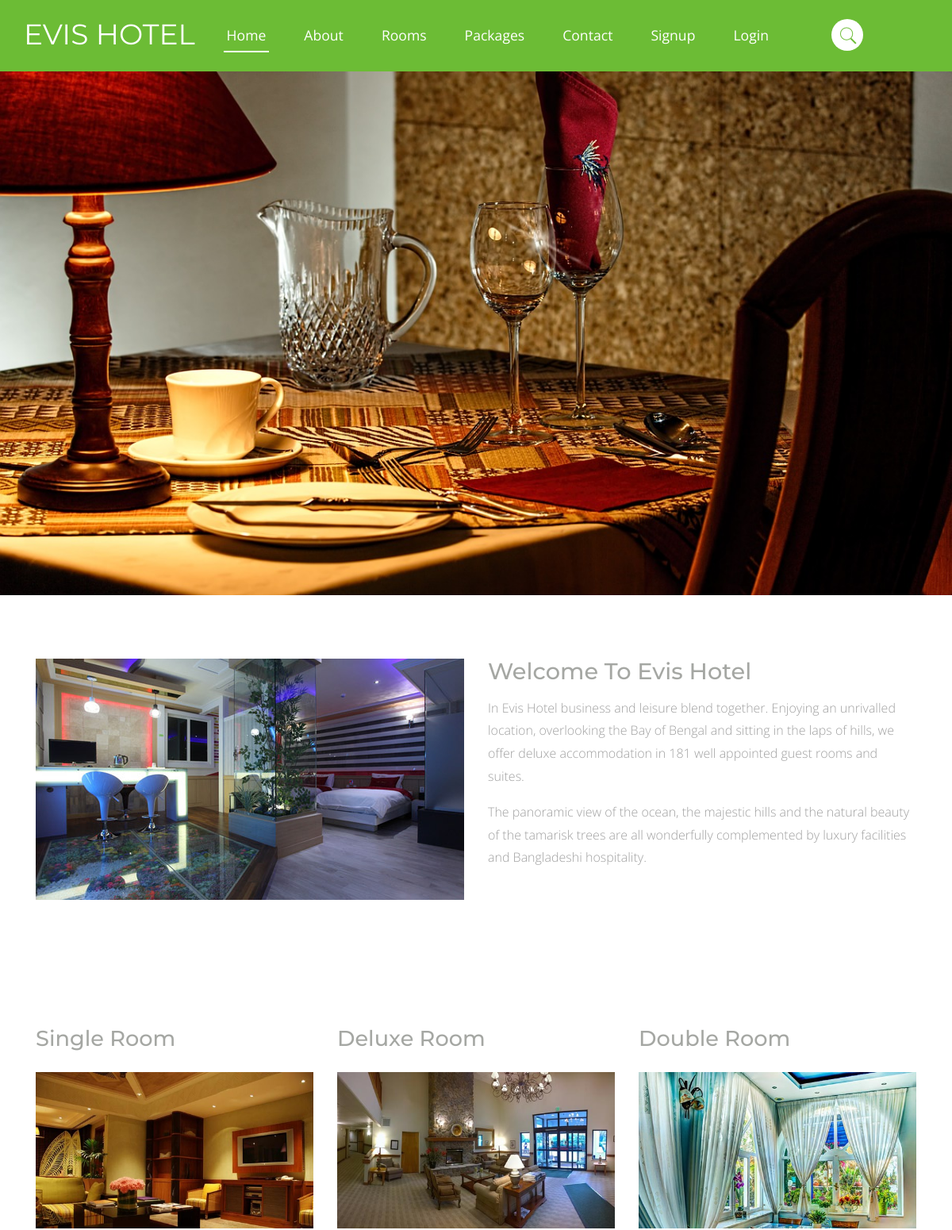
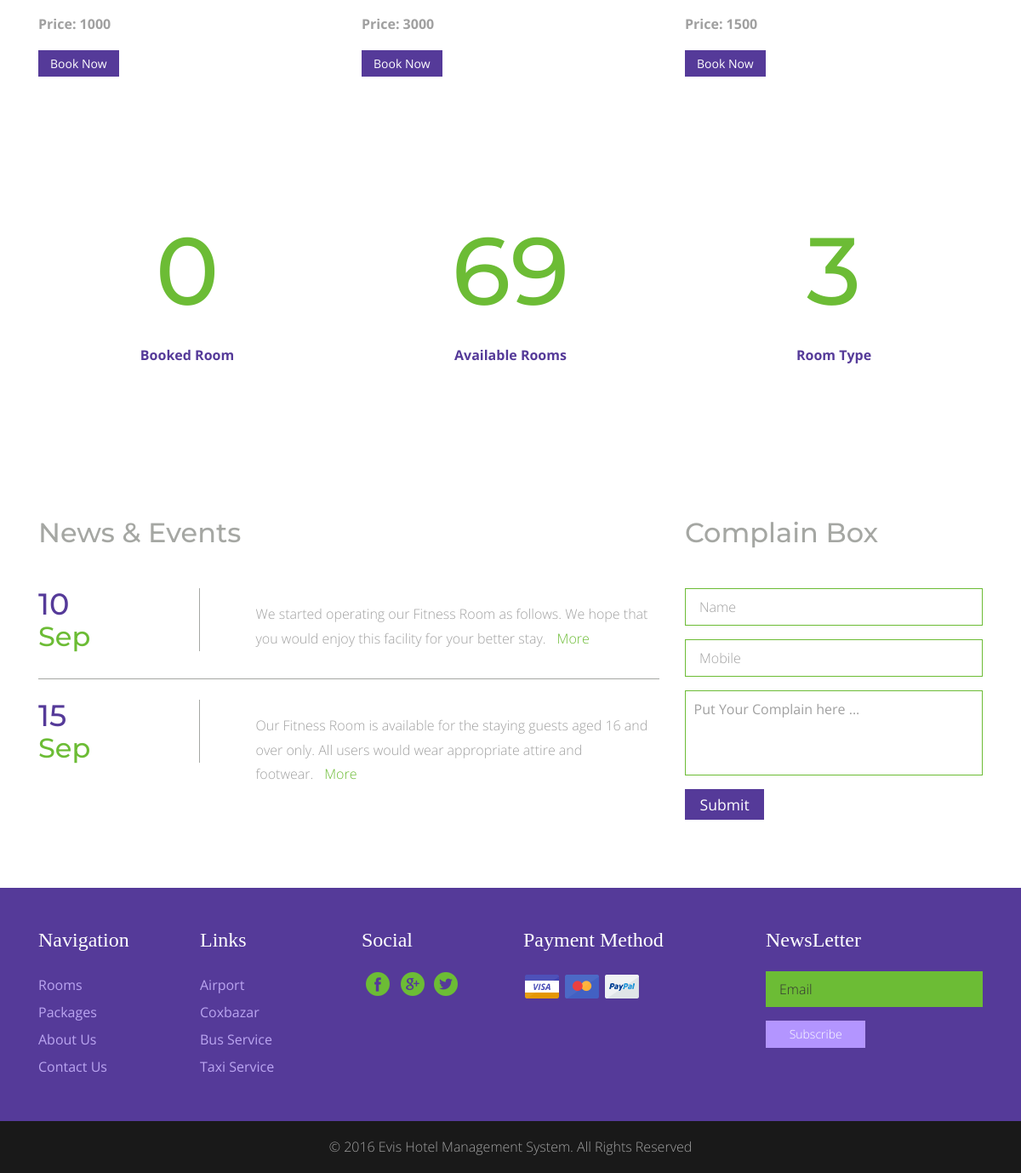
The page / on the database its author committed (2 pictures, top to bottom).
### tables this page shows
CREATE TABLE `tbl_room` (
  `room_id` int(1) NOT NULL,
  `room_name` varchar(20) NOT NULL,
  `room_image` varchar(200) NOT NULL,
  `room_description` text NOT NULL,
  `room_price` float NOT NULL,
  `room_amount` int(5) NOT NULL
);

### index.php (the view, shortened to what this page needs)
<?php
    require 'function/db_connect.php';
    $sql = "SELECT * FROM tbl_room WHERE room_amount > 0 LIMIT 3";
    $result = mysqli_query($conn, $sql);
    $booked = "SELECT count(room_id) AS booked FROM tbl_booking ";
    $booked_result = mysqli_query($conn, $booked);
    $room_booked = mysqli_fetch_assoc($booked_result);
    $available = "SELECT SUM(room_amount) AS available FROM tbl_room ";
    $available_result = mysqli_query($conn, $available);
    $room_available = mysqli_fetch_assoc($available_result);
    $room = "SELECT count(room_id) AS room_type FROM tbl_room ";
    $room_type = mysqli_query($conn, $room);
    $room_type_number = mysqli_fetch_assoc($room_type);
?>
<!DOCTYPE HTML>
<html>
    <head>
        <link href="css/bootstrap.css" rel='stylesheet' type='text/css' />
        <link href="css/style.css" rel='stylesheet' type='text/css' />
    </head>
    <body>
        <div class="banner">
            <div class="header">
                <div class="container">
                    <div class="logo">
                        <h1><a href="index.php">Evis Hotel</a></h1>
                    </div>
                    <nav class="navbar navbar-default" role="navigation">
                        <div class="collapse navbar-collapse" id="bs-example-navbar-collapse-1">
                            <ul class="nav navbar-nav">
                                <li class="active"><a href="index.php">Home</a></li>
                                <li><a href="about.php">About</a></li>
                                <li><a href="room.php">Rooms</a></li>
                                <li><a href="package.php">Packages</a></li>
                                <li><a href="contact.php">Contact</a></li>
                                <?php
                                if (isset($_SESSION["user_id"])) {
                                    ?>
                                    <li><a href="dashboard.php">Dashboard</a></li>
                                    <li><a href="../evis_hotel_management_system/function/logout_user.php">Logout</a></li>
                                    <?php
                                } else {
                                    ?>
                                    <li><a href="signup.php">Signup</a></li>
                                    <li><a href="login.php">Login</a></li>
                                    <?php
                                }
                                ?>
                            </ul>
                        </div>
                    </nav>
                    <div class="search-box">
                        <div id="sb-search" class="sb-search">
                            <form>
                                <span class="sb-icon-search"> </span>
                            </form>
                        </div>
                    </div>
                </div>
            </div>
        </div>
        <div class="hod">
            <div class="container">
                <div class="col-md-6 hod-left">
                    <img src="images/14.jpg" class="img-responsive" alt="">
                </div>
                <div class="col-md-6 hod-right">
                    <h2>Welcome To Evis Hotel</h2>
                    <p>In Evis Hotel business and leisure blend together. Enjoying an unrivalled location, overlooking the Bay of Bengal and sitting in the laps of hills, we offer deluxe accommodation in 181 well appointed guest rooms and suites.</p>
                    <p>The panoramic view of the ocean, the majestic hills and the natural beauty of the tamarisk trees are all wonderfully complemented by luxury facilities and Bangladeshi hospitality.</p>
                </div>
                <div class="clearfix"></div>
            </div>
        </div>
        <div class="tels">
            <div class="container">
                <?php
                while ($row = mysqli_fetch_assoc($result)) {
                    ?>
                     <div class="col-md-4 tels-left">
                        <h4><?php echo $row['room_name'] ?></h4>
                        <img src="admin/<?php echo $row['room_image'] ?>" class="img-responsive" alt="">
                        <p style="font-weight: bolder;">Price: <?php echo $row['room_price'] ?></p>
                        <a class="hvr-shutter-in-horizontal" href="booking.php?id=<?php echo $row['room_id'] ?>">Book Now</a>
                    </div>
                <?php } ?>
            </div>
        </div>
        <div class="special">
            <div class="container">
		<div class="col-md-4 routes-left wow fadeInRight animated animated" data-wow-delay=".5s" style="visibility: visible; animation-delay: 0.5s; animation-name: fadeInRight;">
                    <div class="rou-rgt wow fadeInDown animated animated" data-wow-delay=".5s" style="visibility: visible; animation-delay: 0.5s; animation-name: fadeInDown;">
                        <h3><?php echo $room_booked['booked']; ?></h3>
                        <p>Booked Room</p>
                    </div>
		</div>
		<div class="col-md-4 routes-left">
                    <div class="rou-rgt">
                        <h3><?php echo $room_available['available']; ?></h3>
                        <p>Available Rooms</p>
                    </div>
		</div>
		<div class="col-md-4 routes-left wow fadeInRight animated animated" data-wow-delay=".5s" style="visibility: visible; animation-delay: 0.5s; animation-name: fadeInRight;">
                    <div class="rou-rgt">
                        <h3><?php echo $room_type_number['room_type']; ?></h3>
                        <p>Room Type</p>
                    </div>
		</div>
		<div class="clearfix"></div>
            </div>
        </div>
        <div class="quick">
            <div class="container">
                <div class="col-md-8 quick-left">
                    <h3>News & Events</h3>
                    <div class="new">
                        <div class="n-lft">
                            <h5>10</h5>
                            <h6>Sep</h6>
                        </div>
                        <div class="n-rgt">
                            <p>We started operating our Fitness Room as follows. We hope that you would enjoy this facility for your better stay.<a href="#">More</a></p>
                        </div>
                        <div class="clearfix"></div>
                    </div>
                    <div class="new-1">
                        <div class="n-lft">
                            <h5>15</h5>
                            <h6>Sep</h6>
                        </div>
                        <div class="n-rgt">
                            <p>Our Fitness Room is available for the staying guests aged 16 and over only. All users would wear appropriate attire and footwear.<a href="#">More</a></p>
                        </div>
                        <div class="clearfix"></div>
                    </div>
                </div>
                <div class="col-md-4 quick-left">
                    <h3>Complain Box</h3>
                    <form accept-charset="" method="POST">
                        <input type="text" name="name" value="Name" onfocus="this.value = '';" onblur="if (this.value === '') {this.value = 'Name';}" />
                        <input type="text" name="mobile" value="Mobile" onfocus="this.value = '';" onblur="if (this.value === '') {this.value = 'Mobile';}" />
                        <textarea name="complain" placeholder="" onfocus="this.value = '';" onblur="if (this.value === '') {this.value = 'Message';}">Put Your Complain here ...</textarea>
                        <input type="submit" value="Submit">
                    </form>
                </div>
                <div class="clearfix"></div>
            </div>
        </div>
        <div class="footer">
            <div class="container">
                <div class="col-md-2 deco">
                    <h4>Navigation</h4>
                    <li><a href="room.php">Rooms</a></li>
                    <li><a href="package.php">Packages</a></li>
                    <li><a href="about.php">About Us</a></li>
                    <li><a href="contact.php">Contact Us</a></li>
                </div>
                <div class="col-md-2 deco">
                    <h4>Links</h4>
                    <li><a href="#">Airport</a></li>
                    <li><a href="#">Coxbazar</a></li>
                    <li><a href="#">Bus Service</a></li>
                    <li><a href="#">Taxi Service</a></li>
                </div>
                <div class="col-md-2 deco">
                    <h4>Social</h4>
                    <div class="soci">
                        <li><a href="#"><i class="f-1"> </i></a></li>
                        <li><a href="#"><i class="t-1"> </i></a></li>
                        <li><a href="#"><i class="g-1"> </i></a></li>
                    </div>
                </div>
                <div class="col-md-3 cardss">
                    <h4>Payment Method</h4>
                    <li><i class="visa"></i></li>
                    <li><i class="ma"></i></li>
                    <li><i class="paypal"></i></li>
                </div>
                <div class="col-md-3 pos">
                    <h4>NewsLetter</h4>
                    <form method="post">
                        <input type="text" class="textbox" value="Email" onfocus="this.value = '';" onblur="if (this.value === '') { this.value = 'Email';}">
                        <div class="smt">
                            <input type="submit" value="Subscribe">
                        </div>
                    </form>
                </div>
                <div class="clearfix"> </div>
            </div>
        </div>
        <div class="footer-bottom">
            <div class="container">
                <p>© 2016 Evis Hotel Management System. All Rights Reserved </p>
            </div>
        </div>
    </body>
</html>

### rows shown on the page
tbl_room: room_name "Single Room", room_image (picture), room_price "1000"
tbl_room: room_name "Deluxe Room", room_image (picture), room_price "3000"
tbl_room: room_name "Double Room", room_image (picture), room_price "1500"

### other values the page prints
$room_booked['booked'] "0"
$room_available['available'] "69"
$room_type_number['room_type'] "3"
